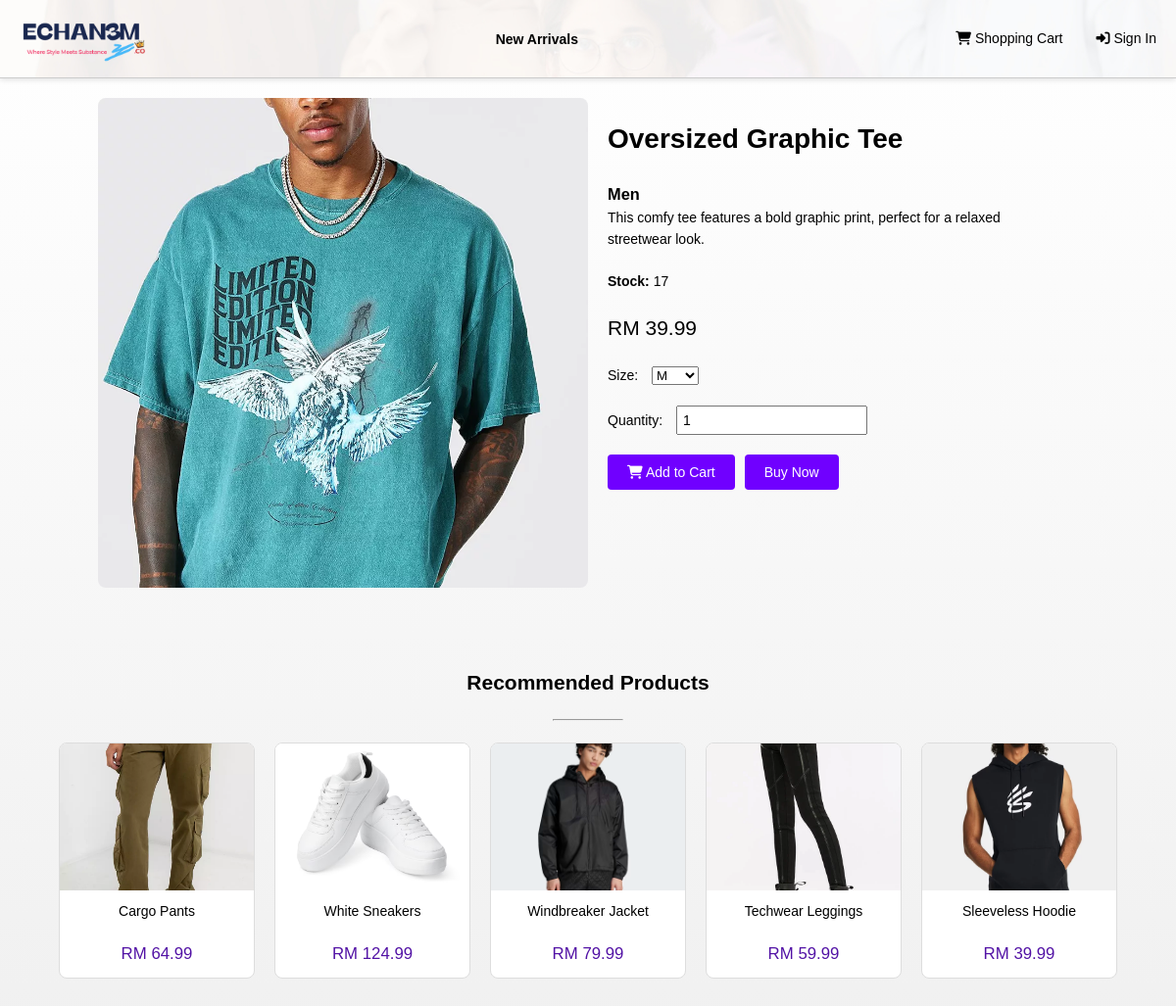
The page /page/product_detail.php?id=1 on the database its author committed.
### tables this page shows
CREATE TABLE `products` (
  `id` int(11) NOT NULL,
  `name` varchar(100) NOT NULL,
  `description` text DEFAULT NULL,
  `price` decimal(10,2) NOT NULL,
  `sizes` longtext NOT NULL CHECK (json_valid(`sizes`)),
  `category` varchar(100) NOT NULL,
  `gendertype` varchar(100) NOT NULL,
  `stock` int(11) NOT NULL,
  `image_url` varchar(255) DEFAULT NULL,
  `created_at` timestamp NOT NULL DEFAULT current_timestamp()
);

### page/product_detail.php (the view, shortened to what this page needs)
<?php
    include('../incl/web_title_alt.html');
    if (isset($_SESSION['user_id'])) {
        $cus_name = $_SESSION['user_name'];
        $greet = "Hello, " . $cus_name;
        $profile_button = '<a href="profile.php"><i class="fas fa-user"></i> My Profile</a>';
        $log_button = '<a href="../access/logout.php" onclick="return confirm(\'Are you sure you want to logout?\')"><i class="fas fa-sign-out"></i> Logout</a>';
    } else {
        $log_button = '<a href="../access/login.php"><i class="fas fa-sign-in-alt"></i> Sign In</a>';
    }
    $product_id = isset($_GET['id']) ? mysqli_real_escape_string($dbc, $_GET['id']) : '';
    $q = "SELECT * FROM products WHERE id = '$product_id'";
    $r = mysqli_query($dbc, $q);
    $product = mysqli_fetch_assoc($r);
    $q_recommended = "SELECT id, name, price, image_url FROM products WHERE id != '$product_id'";
    $r_recommended = mysqli_query($dbc, $q_recommended);
    $recommended_products = [];
    while ($row = mysqli_fetch_assoc($r_recommended)) {
        $recommended_products[] = $row;
    }
?>
    <body style="margin-top: 10vh;">
        <div class="product-detail">
            <div class="image-container">
                <img src="<?php echo htmlspecialchars($product['image_url']); ?>" alt="<?php echo htmlspecialchars($product['name']); ?>">
            </div>
            <div class="details">
                <h1><?php echo htmlspecialchars($product['name']); ?></h1>
                <h3><?php echo htmlspecialchars($product['gendertype']); ?></h3>
                <p><?php echo htmlspecialchars($product['description']); ?></p>
                <?php if ($product['stock'] > 0) { ?>
                    <p><?php echo '<b>Stock: </b>' . htmlspecialchars($product['stock']); ?></p>
                    <div class="price">RM <?php echo htmlspecialchars($product['price']); ?></div>
                    <div class="size-selection">
                        <label for="size">Size:</label>
                        <select id="size-select">
                            <?php
                            $sizes = json_decode($product['sizes']);
                            foreach ($sizes as $size) {
                                echo '<option value="' . htmlspecialchars($size) . '">' . htmlspecialchars($size) . '</option>';
                            }
                            ?>
                        </select>
                    </div>
                    <div class="quantity-selection">
                        <label for="quantity">Quantity:</label>
                        <input type="number" id="quantity" name="quantity" value="1" min="1">
                    </div>
                    <div class="buttons">
                        <button onclick="addToCartDetail(<?php echo $product['id']; ?>, <?php echo $product['stock']; ?>)"><i class="fa fa-shopping-cart" aria-hidden="true"></i> Add to Cart</button>
                        <button onclick="buyNow(<?php echo $product['id']; ?>, <?php echo $product['stock']; ?>)">Buy Now</button>
                    </div>
                <?php
                } else { ?>
                    <p style="color: #7000ff; font-size: 1.2rem;"><strong>Out of Stock</strong></p>
                    <div class="price">RM <?php echo htmlspecialchars($product['price']); ?></div>
                <?php
                }
                ?>
            </div>
        </div>
        <div class="recommended-products">
            <h2>Recommended Products</h2>
            <hr></br>
            <div class="recommended-grid">
                <?php foreach ($recommended_products as $rec_product): ?>
                    <div class="rec-card" onclick="window.location.href='product_detail.php?id=<?php echo $rec_product['id']; ?>'">
                        <img src="<?php echo htmlspecialchars($rec_product['image_url']); ?>" alt="<?php echo htmlspecialchars($rec_product['name']); ?>">
                        <p class="rec-name"><?php echo htmlspecialchars($rec_product['name']); ?></p>
                        <div class="rec-price">RM <?php echo htmlspecialchars($rec_product['price']); ?></div>
                    </div>
                <?php endforeach; ?>
            </div>
        </div>
    </body>
    </html>

### css/stail-iii.css (style rules this page uses)
html { font-family: 'Palanquin', sans-serif; font-size: 14px; }
body { display: flex; flex-direction: column; align-items: center; }
header { display: flex; justify-content: space-between; align-items: center; padding: 1rem 2rem; background-color: #fff; position: sticky; top: 0; z-index: 10; box-shadow: 0 2px 5px rgba(0, 0, 0, 0.1); }
a { text-decoration: none; transition: all 0.2s ease-in-out; }
.nav-links { display: flex; }
.dropdown .dropbtn { background-color: transparent; border: none; cursor: pointer; padding: 0.5rem 1rem; font-size: 1rem; color: #000; }
.account-section { display: flex; }
.account-section a { margin-left: 1rem; color: #000; text-decoration: none; }
.product-detail { display: flex; flex-wrap: wrap; padding: 20px; justify-content: center; }
.image-container { flex: 1 1 300px; max-width: 500px; max-height: 500px; display: flex; justify-content: center; align-items: center; }
.image-container img { width: 100%; height: 100%; object-fit: cover; border-radius: 8px; }
.details { flex: 1 1 300px; max-width: 500px; padding: 20px; }
.details h1 { font-size: 2em; margin-bottom: 20px; }
.details p { margin-bottom: 20px; }
.price { font-size: 1.5em; margin-bottom: 20px; }
.size-selection, .quantity-selection { margin-bottom: 20px; }
.size-selection label, .quantity-selection label { margin-right: 10px; }
#size, #quantity { padding: 5px; font-size: 1em; }
.buttons { display: flex; gap: 10px; }
.buttons button { padding: 10px 20px; font-size: 1em; cursor: pointer; border: none; border-radius: 4px; background-color: #7000ff; color: white; }
.recommended-products { width: 100%; margin-top: 5vh; padding: 20px; }
.recommended-products h2 { text-align: center; margin-bottom: 20px; }
.recommended-products hr { margin: auto; width: 72px; }
.recommended-grid { display: flex; flex-wrap: wrap; justify-content: center; gap: 20px; }
.rec-card { width: 200px; cursor: pointer; border: 1px solid #ddd; background-color: #fff; border-radius: 8px; overflow: hidden; transition: transform 0.2s; }
.rec-card img { width: 100%; height: 150px; object-fit: cover; }
.rec-name { font-size: 1em; padding: 10px; text-align: center; }
.rec-price { font-size: 1.2em; padding: 10px; text-align: center; color: #5212a5; }

### css/stylehome.css (style rules this page uses)
* { margin: 0; padding: 0; box-sizing: border-box; }
body { font-family: Arial, sans-serif; background-color: #f0f0f0; background-image: linear-gradient(to bottom, #ffffff, #f0f0f0); line-height: 1.6; margin-bottom: 60px; position: relative; min-height: 100vh; }
header { display: flex; justify-content: space-between; align-items: center; padding: 10px 20px; background-color: #fff; border-bottom: 1px solid #ccc; position: fixed; top: 0; width: 100%; height: 10vh; z-index: 1000; margin: 0; background-repeat: no-repeat; background-size: cover; background-position: center; }
.nav-links { display: flex; gap: 20px; }
.nav-links .dropdown { position: relative; display: inline-block; }
.dropbtn { border: none; background: none; font-weight: bold; }
.account-section { display: flex; align-items: center; gap: 20px; }
.account-section a { text-decoration: none; color: black; }
img { width: 100%; vertical-align: middle; }

### rows shown on the page
products: image_url (picture), name "Oversized Graphic Tee", gendertype "Men", description "This comfy tee features a bold graphic print, perfect for a relaxed streetwear look.", stock "17", price "39.99", sizes "M"
products: image_url (picture), name "Cargo Pants", price "64.99"
products: image_url (picture), name "White Sneakers", price "124.99"
products: image_url (picture), name "Windbreaker Jacket", price "79.99"
products: image_url (picture), name "Techwear Leggings", price "59.99"
products: image_url (picture), name "Sleeveless Hoodie", price "39.99"
